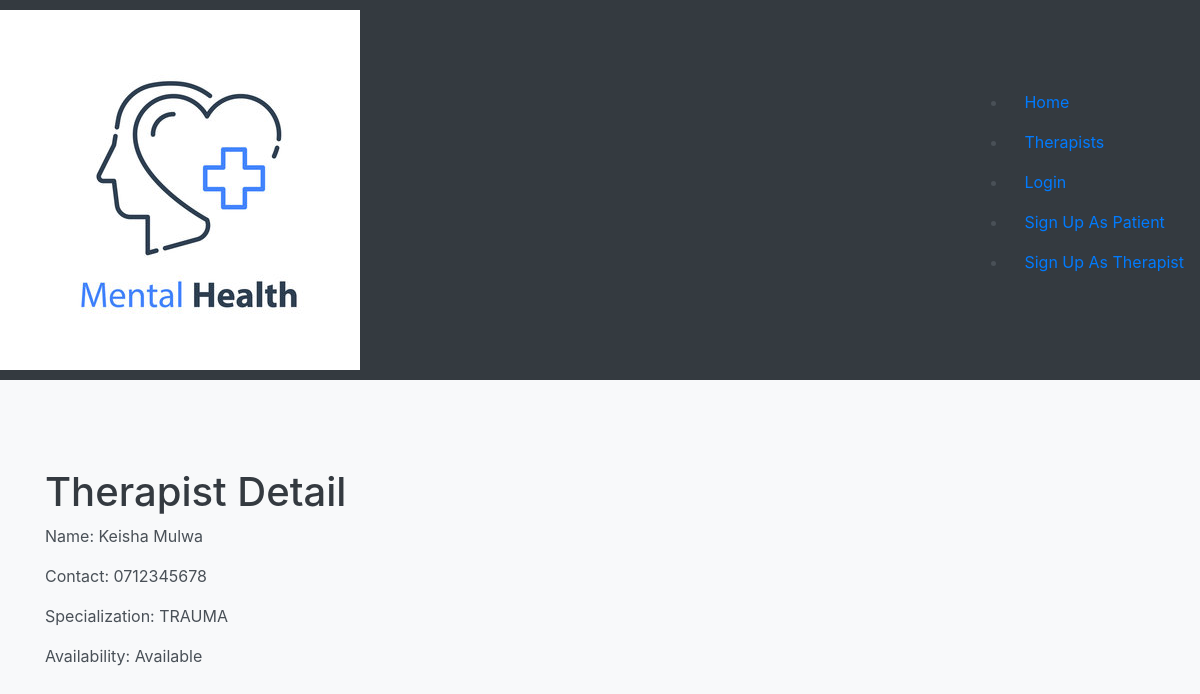
The app's page /catalog/therapist/1/ with its own data.
### catalog/models.py (models this page shows, shortened)
class Therapist(models.Model):
    therapist_id = models.AutoField(primary_key=True)
    name = models.CharField(max_length=100)
    contact = models.CharField(max_length=15)
    SPECIALIZATION_CHOICES = [
        ('COUPLES', 'COUPLES'),
        ('TRAUMA', 'TRAUMA'),
        ('DEPRESSION', 'DEPRESSION'),
        ('NUTRITIONAL', 'NUTRITIONAL'),
        ('FAMILY', 'FAMILY'),
        ('BEHAVIORAL', 'BEHAVIORAL'),
        ('ADDICTION', 'ADDICTION'),
    ]
    specialization = models.CharField(max_length=100, choices=SPECIALIZATION_CHOICES, blank=True,
                                      help_text="Select Specialization")
    AVAILABILITY_STATUS = (
        ('A', 'Available'),
        ('B', 'BOOKED')
    )
    availability = models.CharField(max_length=10, choices=AVAILABILITY_STATUS, blank=True, default="Available",
                                    help_text="Confirm Availability")
    class Meta:
        ordering = ['name', 'specialization']
        permissions = [
            ("can_mark_available", "Set therapist as available"),
            ("can_mark_booked", "Set therapist as booked"),
        ]

### catalog/views.py (the view)
# urls.py: path('therapist/<int:pk>/', views.TherapistDetailView.as_view(), name='therapist_detail'),
class TherapistDetailView(generic.DetailView):
    model = Therapist
    template_name = 'catalog/therapist_detail.html'
    context_object_name = 'therapist'

### catalog/templates/catalog/therapist_detail.html
{% extends "base_generic.html" %}
{% block content %}
<h1>Therapist Detail</h1>
<p>Name: {{ therapist.name }}</p>
<p>Contact: {{ therapist.contact }}</p>
<p>Specialization: {{ therapist.specialization }}</p>
<p>Availability: {{ therapist.get_availability_display }}</p>
{% endblock %}

### staticfiles/css/styles.css (style rules this page uses)
body { background-color: #f8f9fa; color: #495057; }
h1, h2, h3, h4, h5, h6 { color: #343a40; }

### records on screen
Therapist: name "Keisha Mulwa", contact "0712345678", specialization "TRAUMA", availability "Available"
